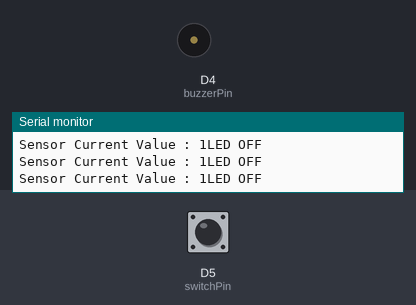
Bench run of a sketch on a simulated ESP8266 (NodeMCU). Shown: buzzer (waves = sounding, pin HIGH), the last lines printed to the serial monitor. The test bench sets the inputs (shaded band); at power-on: D5 (switchPin) HIGH.

Above: at 1.2 s.
1.3 s: D5 (switchPin) pulled LOW for 0.15 s
At 1.41 s:
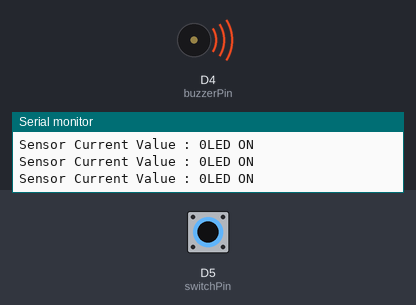
2.9 s: D5 (switchPin) pulled LOW for 1 s
At 4.6 s:
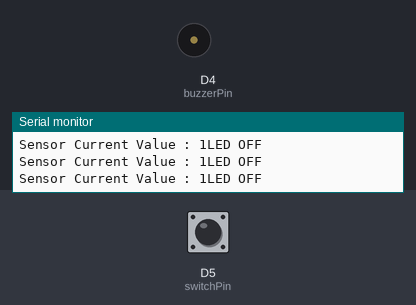
6.9 s: D5 (switchPin) pulsed LOW 2 times (0.12 s each, 0.3 s apart)
At 7.3 s:
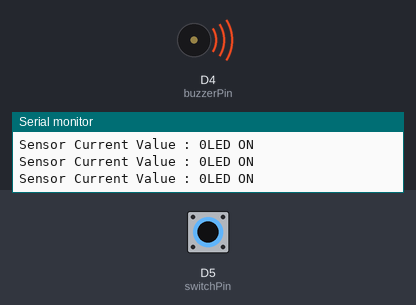
10.5 s: D5 (switchPin) pulsed LOW 5 times (0.12 s each, 0.3 s apart)
At 12.9 s:
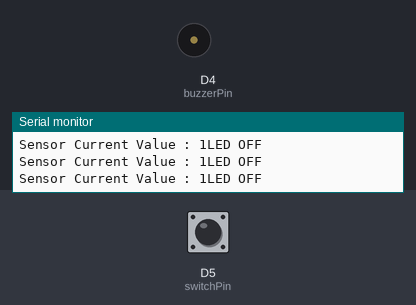
Timing chart, 0 to 14.4 s (numbered marks = the images above; inputs shaded):
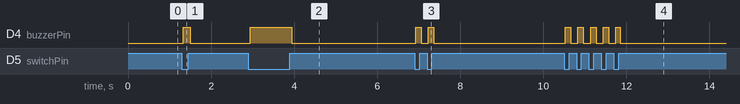

The sketch:

Tilt_Switch_Buzzer_Example.ino
```cpp
int switchPin = D5;
int buzzerPin = D4;
int state;
void setup() {
  pinMode(buzzerPin, OUTPUT);
  pinMode(switchPin, INPUT_PULLUP);
  Serial.begin(9600);

}

void loop() {
  state = digitalRead(switchPin);
  Serial.print("Sensor Current Value : ");
  Serial.print(state);
  if (state == 0){
    digitalWrite(buzzerPin, HIGH);
    Serial.println("LED ON");
  }
  else{
    digitalWrite(buzzerPin, LOW);
    Serial.println("LED OFF");
  }
}
```

Measured:
- after the input at 1.3 s, D4 (buzzerPin): LOW → HIGH at once, → LOW 0.17 s later
- after the input at 2.9 s, D4 (buzzerPin): LOW → HIGH at once, → LOW 1.0 s later
- after the input at 6.9 s, D4 (buzzerPin): alternates HIGH for 0.13 s and LOW for 0.17 s, 4 changes in all, then stays LOW, starting at once
- after the input at 10.5 s, D4 (buzzerPin): alternates HIGH for 0.13 s and LOW for 0.17 s, 10 changes in all, then stays LOW, starting at once
